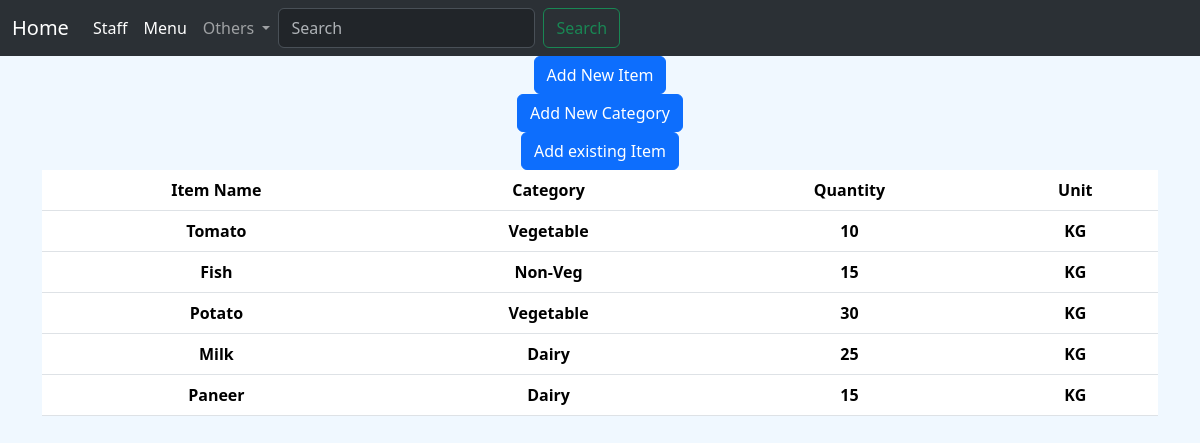
/inventory (signed in), run on the app's committed database.
### pos/models.py (models this page shows, shortened)
class Inventory(models.Model):
    item_inv=models.ForeignKey(Inventory_Item,on_delete=models.CASCADE)
    quantity=models.IntegerField()
    def unit(self):
        return self.item_inv.unit

class Inventory_Item(models.Model):
    categ=models.ForeignKey(Invenory_Cat,on_delete=models.CASCADE)
    item_name=models.CharField(max_length=30,unique=True)
    unit=models.CharField(max_length=12,default='KG')
    def __str__(self):
        return self.item_name

class Invenory_Cat(models.Model):
    category=models.CharField(max_length=25,unique=True)
    def __str__(self):
        return self.category

### restaurents/decorators.py (the view)
        def wrapper_func(request,*args,**kwargs):
            print('working',allowed_roles)
            group=None
            if request.user.groups.exists():
                group=request.user.groups.all()[0].name
            if group in allowed_roles:
                return view_func(request,*args,**kwargs)
            else:
                return HttpResponse('not authorized')

### restaurents/forms.py
class category_new(forms.Form):
    category_new=forms.CharField(max_length=25,required=True)

class MyInv(forms.Form):
    item_name=forms.CharField(max_length=25,required=True)
    unit=forms.CharField(max_length=10)

### pos/views.py (called while the page is built, shortened)
@allowed_users(allowed_roles=['admin']) #allowed users is custom decorators we have made to allow selected users
def inventory_manage(request):
    x=Inventory.objects.all()
    my_inv=MyInv(request.GET)
    new_cat=category_new(request.GET)
    select_cat=Invcategory_select(request.GET)
    select_item=Invitem_select(request.GET)
    if new_cat.is_valid():
        cat=request.GET.get('category_new')
        if cat:
            x=Invenory_Cat.objects.create(category=cat)
            x.save()#new category is added in the inventory
            return redirect('inventory')
    return render(request,'inventory.html',{'data':x,'form1':new_cat,'form2':my_inv,'form3':select_cat,'form4':select_item})

### templates/inventory.html (shortened to what this page needs)
{%extends 'base2.html'%} {%block page%}
<div>
  <div style="display: flex; justify-content: center; align-items: center">
    <button
      type="button"
      class="btn btn-primary"
      data-bs-toggle="modal"
      data-bs-target="#exampleModal"
    >
      Add New Item
    </button>
  </div>
</div>
<div>
  <div style="display: flex; justify-content: center; align-items: center">
    <button
      type="button"
      class="btn btn-primary"
      data-bs-toggle="modal"
      data-bs-target="#exampleModal2"
    >
      Add New Category
    </button>
  </div>
</div>
<div>
  <div style="display: flex; justify-content: center; align-items: center">
    <button
      type="button"
      class="btn btn-primary"
      data-bs-toggle="modal"
      data-bs-target="#exampleModal3"
    >
      Add existing Item
    </button>
  </div>
</div>
<div class="container text-center">
  <div class="row justify-content-start">
    <div class="content-table col-12">
      <table class="table">
        <thead>
          <tr>
            <th scope="col">Item Name</th>
            <th scope="col">Category</th>
            <th scope="col">Quantity</th>
            <th scope="col">Unit</th>
          </tr>
        </thead>
        <tbody>
          {% for i in data%}
          <tr>
            <th scope="col">{{i.item_inv}}</th>
            <th scope="col">{{i.item_inv.categ}}</th>
            <th scope="col">{{i.quantity}}</th>
            <th scope="col">{{i.unit}}</th>
          </tr>
          {%endfor%}
        </tbody>
      </table>
    </div>
  </div>
</div>
{% endblock page%}

### data on the page
Inventory: item_inv "Tomato", item_inv.categ "Vegetable", quantity "10", unit "KG"
Inventory: item_inv "Fish", item_inv.categ "Non-Veg", quantity "15", unit "KG"
Inventory: item_inv "Potato", item_inv.categ "Vegetable", quantity "30", unit "KG"
Inventory: item_inv "Milk", item_inv.categ "Dairy", quantity "25", unit "KG"
Inventory: item_inv "Paneer", item_inv.categ "Dairy", quantity "15", unit "KG"
